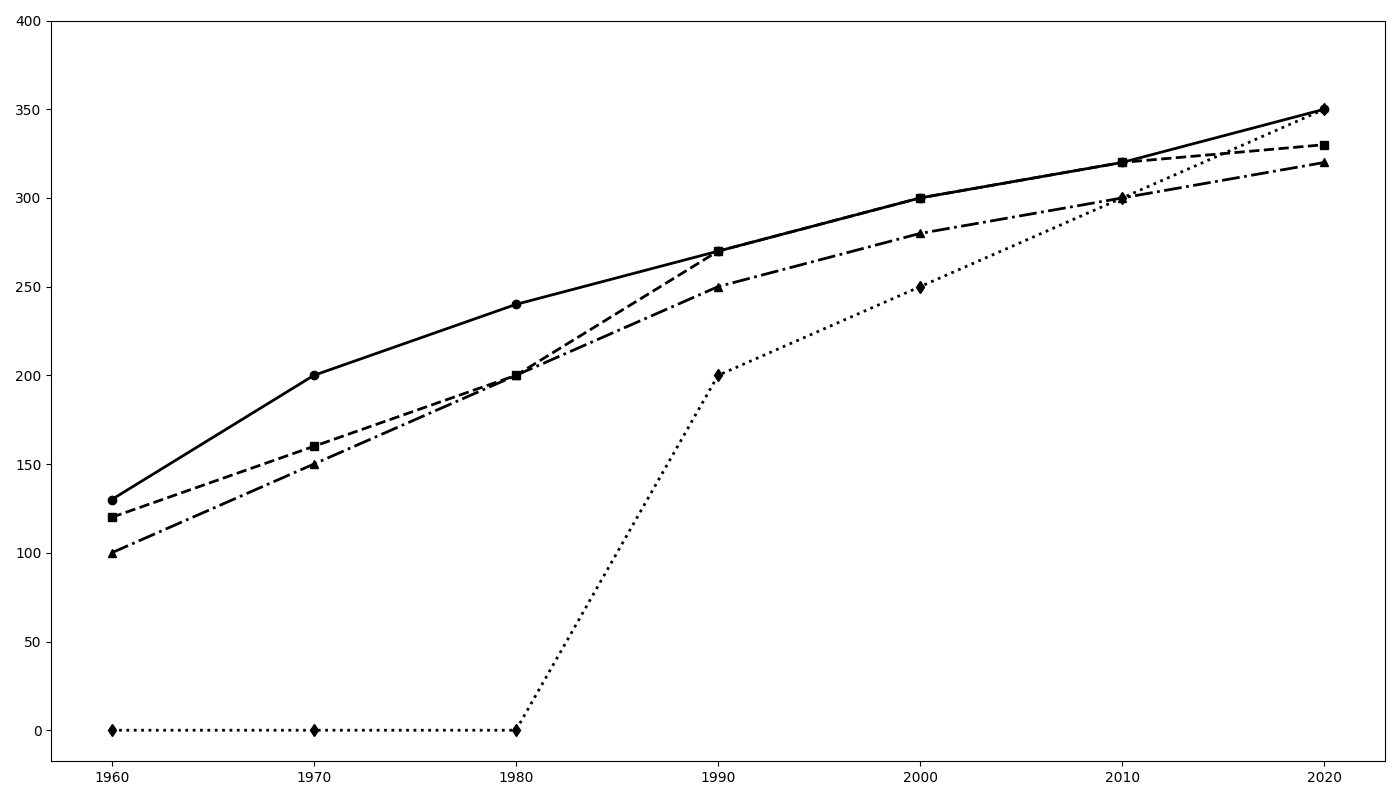

Python code for this plot:
import matplotlib.pyplot as plt
import numpy as np

decades = np.array([1960, 1970, 1980, 1990, 2000, 2010, 2020])
japan_speeds = [130, 200, 240, 270, 300, 320, 350]
france_speeds = [120, 160, 200, 270, 300, 320, 330]
germany_speeds = [100, 150, 200, 250, 280, 300, 320]
china_speeds = [0, 0, 0, 200, 250, 300, 350]

fig, ax = plt.subplots(figsize=(14, 8))

ax.plot(decades, japan_speeds, marker='o', linestyle='-', linewidth=2, color='black')
ax.plot(decades, france_speeds, marker='s', linestyle='--', linewidth=2, color='black')
ax.plot(decades, germany_speeds, marker='^', linestyle='-.', linewidth=2, color='black')
ax.plot(decades, china_speeds, marker='d', linestyle=':', linewidth=2, color='black')

ax.set_xticks(decades)
ax.set_yticks(np.arange(0, 401, 50))

plt.tight_layout()
plt.show()
